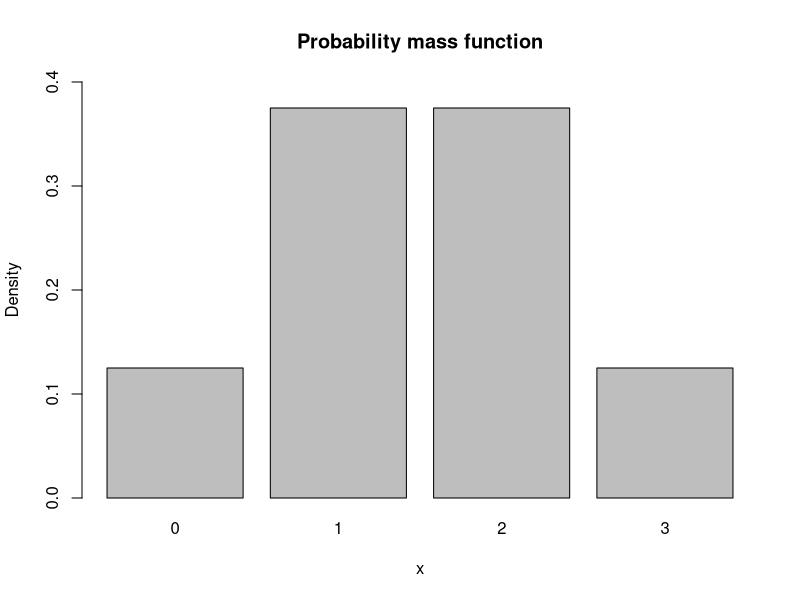
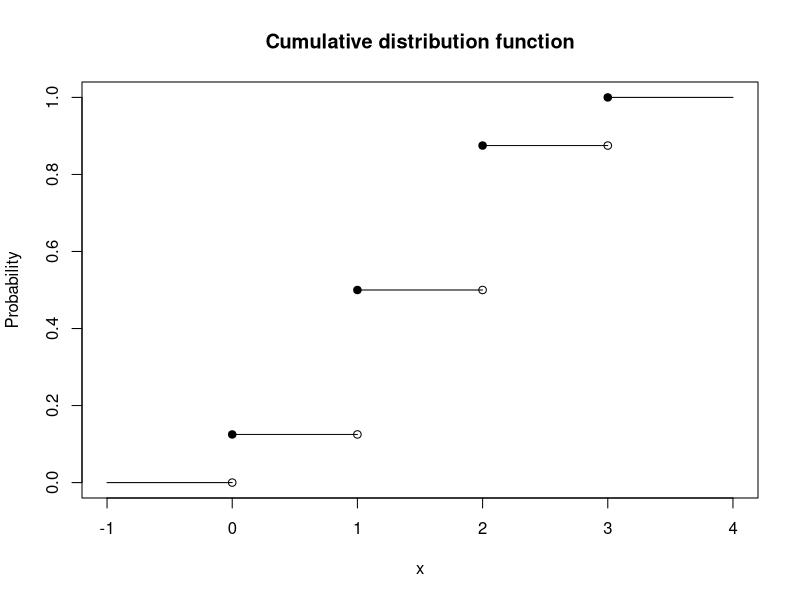
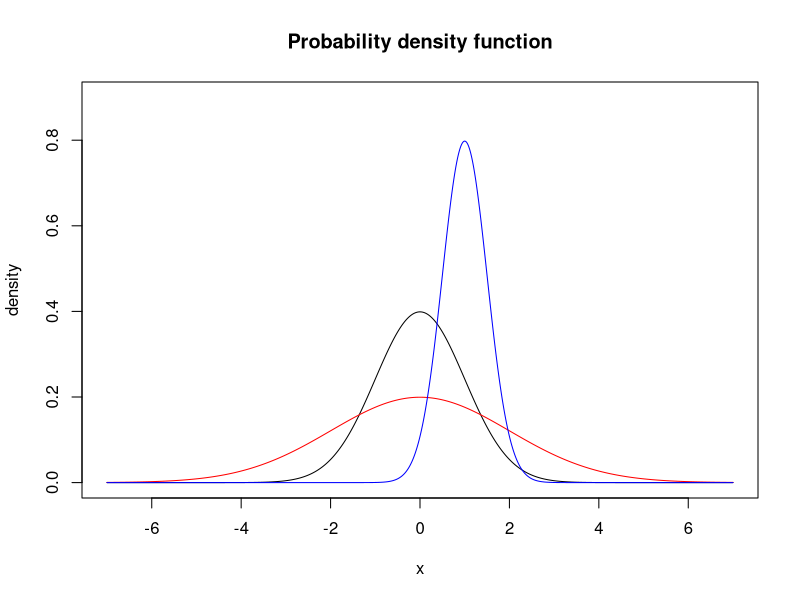
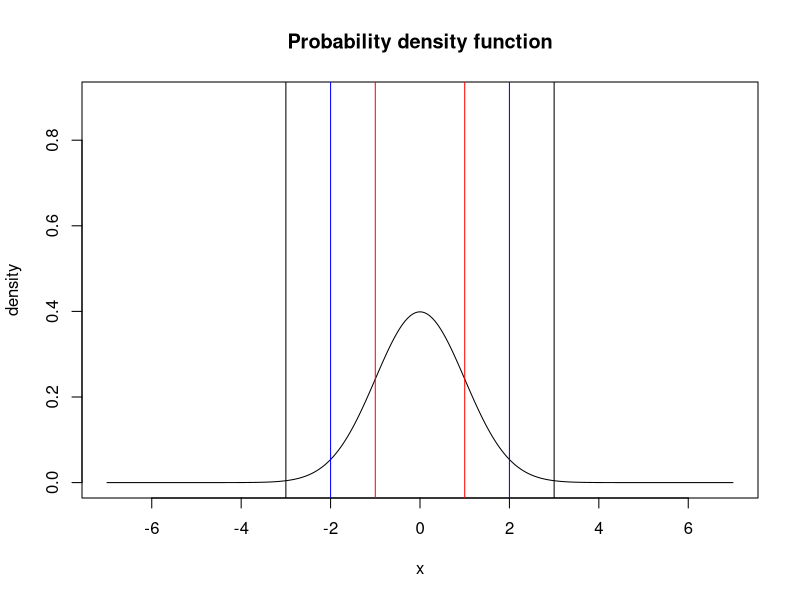
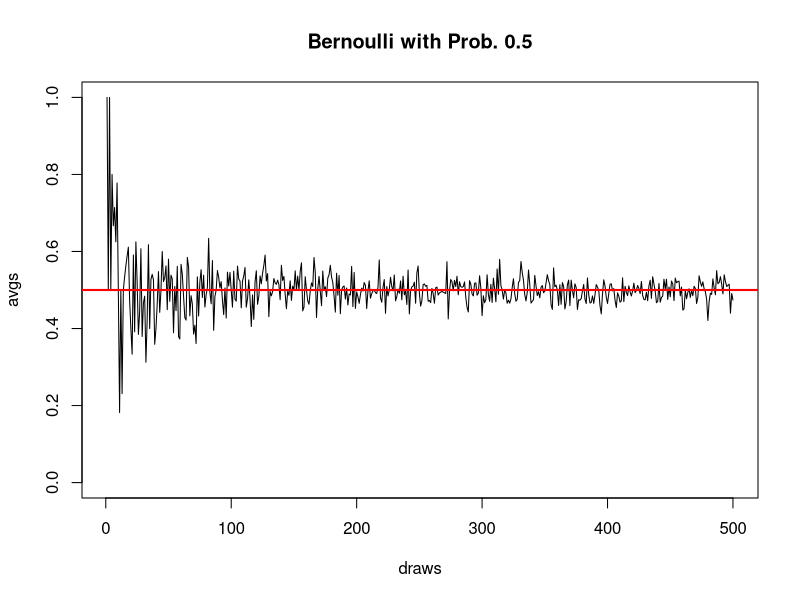
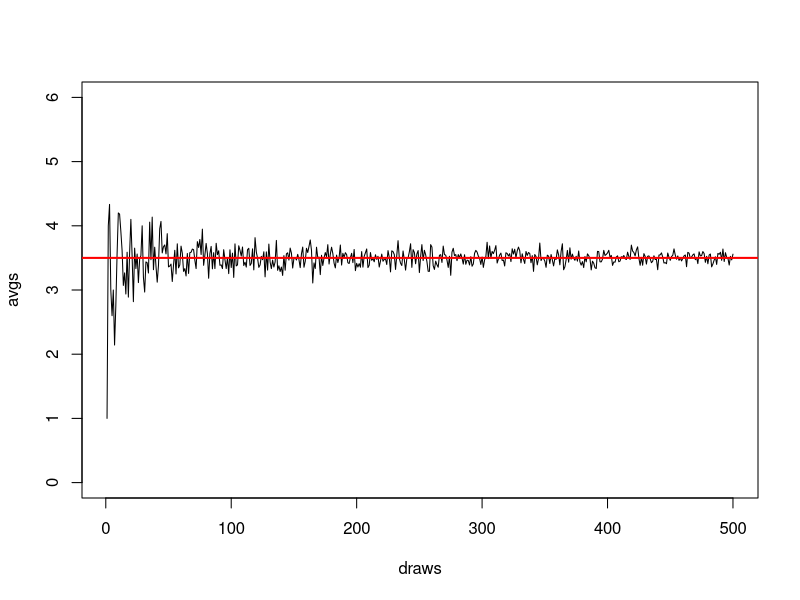
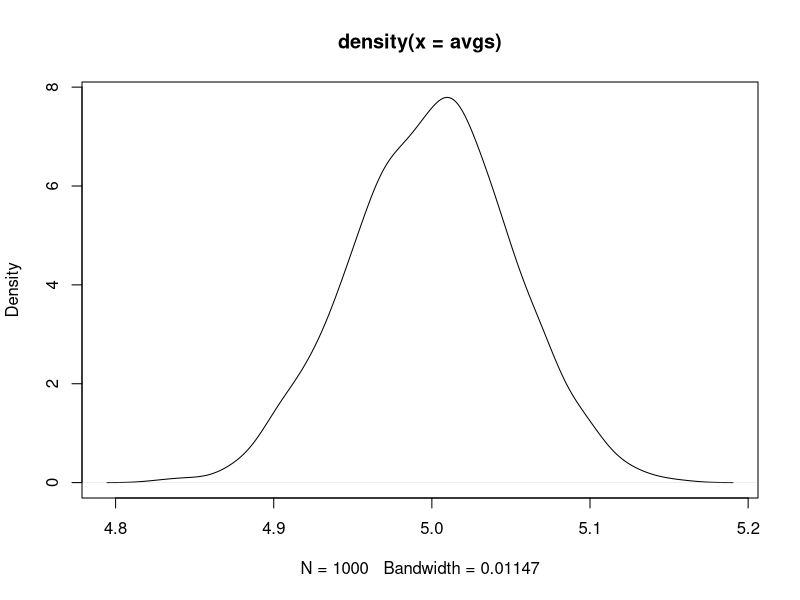

Here is the R script that generated these plots, in order:
## ---- chunk 1
options(htmltools.dir.version = FALSE)
r <- getOption("repos")
r["CRAN"] <- "http://cran.cnr.berkeley.edu/"
options(repos = r)
set.seed(12345)
## ---- chunk 2
# prob of 2 successes in 4 trials
dbinom(2, size = 4, prob = 0.5) 
## ---- chunk 3
# prob of 2 or fewer (= 0,1,2) successes in 4 trials
pbinom(2, size = 4, prob = 0.5)
## ---- chunk 4
pbinom(2, size = 4, prob = 0.5) # CDF
sum(dbinom(c(0, 1, 2), 4, 0.5)) # summing up the PDFs
## ---- chunk 5
dbinom(1, 3, 0.5)
## ---- chunk 6
x <- 0:3
barplot(dbinom(x, size = 3, prob = 0.5), ylim = c(0, 0.4), 
        names.arg = x, xlab = "x", 
        ylab = "Density", main = "Probability mass function")
## ---- chunk 7
x <- -1:4
pb <- pbinom(x, size = 3, prob = 0.5)

plot(x[1:2], rep(pb[1], 2), ylim = c(0, 1), type = "s", 
     xlim = c(-1, 4), xlab = "x",ylab = "Probability",
     main = "Cumulative distribution function")

for (i in 2:(length(x)-1)) {
    lines(x[i:(i+1)], rep(pb[i], 2))
}

points(x[2:(length(x)-1)], pb[2:(length(x)-1)], pch = 19)
points(x[2:(length(x)-1)], pb[1:(length(x)-2)])
## ---- chunk 8
# Different types of normal distributions
x <- seq(from = -7, to = 7, by = 0.01)
plot(x, dnorm(x), xlab = "x", ylab = "density",
     type = "l",main = "Probability density function",
     ylim = c(0, 0.9))
lines(x, dnorm(x, sd = 2), col = "red")
lines(x, dnorm(x, mean = 1, sd = 0.5), col = "blue")
## ---- chunk 9
x <- seq(from = -7, to = 7, by = 0.01)
lwd <- 1.5
plot(x, dnorm(x), xlab = "x", ylab = "density",
     type = "l",main = "Probability density function",
     ylim = c(0, 0.9))
abline(v= -1, col = "red")
abline(v= 1, col = "red")
abline(v= -2, col = "blue")
abline(v= 2, col = "blue")
abline(v = -3, col = "black")
abline(v = 3, col = "black")
## ---- chunk 10
draws <- seq(from = 1, to = 500) # number of draws

avgs <- rep(NA, length(draws))   # empty vector 

for(i in 1:length(draws)){       # sample numbers, take mean
    samp <- sample(c(0,1), draws[i], replace = T)
    avgs[i] <- mean(samp)
}

plot(draws, avgs, type = "l", ylim = c(0, 1),
     main = "Bernoulli with Prob. 0.5") # plot
abline(h = 0.5, col = "red", lwd = 2)   # add line
## ---- chunk 11
draws <- seq(from = 1, to = 500)

avgs <- rep(NA, length(draws))

for(i in 1:length(draws)){
    samp <- sample(c(1:6), draws[i], replace = T)
    avgs[i] <- mean(samp)
}

plot(draws, avgs, type = "l", ylim = c(0, 6))
abline(h = 3.5, col = "red", lwd = 2)
## ---- chunk 12
avgs <- rep(NA, 1000)
for(i in 1:1000){
  samp <- rbinom(1000, 10, p=0.5)
  avgs[i] <- mean(samp)
}
plot(density(avgs))
